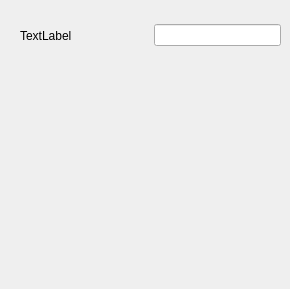
<?xml version="1.0" encoding="UTF-8"?>
<ui version="4.0">
 <class>PayDialog</class>
 <widget class="QDialog" name="PayDialog">
  <property name="geometry">
   <rect>
    <x>0</x>
    <y>0</y>
    <width>290</width>
    <height>289</height>
   </rect>
  </property>
  <property name="windowTitle">
   <string>Dialog</string>
  </property>
  <widget class="QWidget" name="">
   <property name="geometry">
    <rect>
     <x>20</x>
     <y>20</y>
     <width>261</width>
     <height>31</height>
    </rect>
   </property>
   <layout class="QHBoxLayout" name="horizontalLayout_2">
    <item>
     <layout class="QHBoxLayout" name="horizontalLayout">
      <item>
       <widget class="QLabel" name="label">
        <property name="text">
         <string>TextLabel</string>
        </property>
       </widget>
      </item>
      <item>
       <spacer name="horizontalSpacer">
        <property name="orientation">
         <enum>Qt::Horizontal</enum>
        </property>
        <property name="sizeHint" stdset="0">
         <size>
          <width>40</width>
          <height>20</height>
         </size>
        </property>
       </spacer>
      </item>
     </layout>
    </item>
    <item>
     <widget class="QLineEdit" name="lineEdit"/>
    </item>
   </layout>
  </widget>
 </widget>
 <tabstops>
  <tabstop>lineEdit</tabstop>
 </tabstops>
 <resources/>
 <connections/>
</ui>
